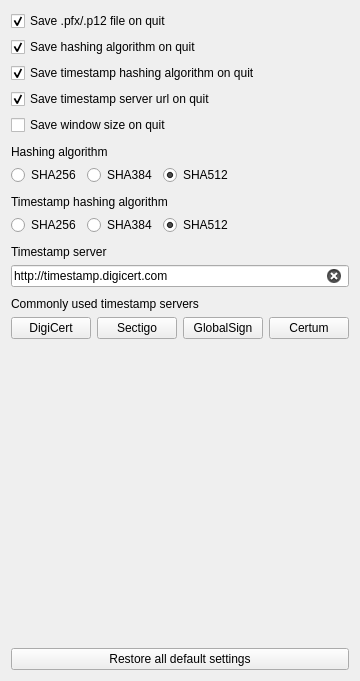
      <widget class="QWidget" name="tabSettings">
       <attribute name="title">
        <string>Settings</string>
       </attribute>
       <layout class="QVBoxLayout" name="verticalLayout_5">
        <item>
         <widget class="QCheckBox" name="checkBoxSavePfxFilePathOnQuit">
          <property name="toolTip">
           <string>Should the last selected .pfx/.p12 file be saved between sessions?</string>
          </property>
          <property name="text">
           <string>Save .pfx/.p12 file on quit</string>
          </property>
          <property name="checked">
           <bool>true</bool>
          </property>
         </widget>
        </item>
        <item>
         <widget class="QCheckBox" name="checkBoxSaveHashAlgoOnQuit">
          <property name="toolTip">
           <string>Should the hashing algorithm setting below be saved between sessions?</string>
          </property>
          <property name="text">
           <string>Save hashing algorithm on quit</string>
          </property>
          <property name="checked">
           <bool>true</bool>
          </property>
         </widget>
        </item>
        <item>
         <widget class="QCheckBox" name="checkBoxSaveTimestampHashAlgoOnQuit">
          <property name="toolTip">
           <string>Should the timestamp hashing algorithm setting below be saved between sessions?</string>
          </property>
          <property name="text">
           <string>Save timestamp hashing algorithm on quit</string>
          </property>
          <property name="checked">
           <bool>true</bool>
          </property>
         </widget>
        </item>
        <item>
         <widget class="QCheckBox" name="checkBoxSaveTimestampServerUrlOnQuit">
          <property name="toolTip">
           <string>Should the timestamp server url below be saved between sessions?</string>
          </property>
          <property name="text">
           <string>Save timestamp server url on quit</string>
          </property>
          <property name="checked">
           <bool>true</bool>
          </property>
         </widget>
        </item>
        <item>
         <widget class="QCheckBox" name="checkBoxSaveWindowSizeOnQuit">
          <property name="text">
           <string>Save window size on quit</string>
          </property>
         </widget>
        </item>
        <item>
         <layout class="QVBoxLayout" name="verticalLayoutHashAlgo">
          <property name="topMargin">
           <number>4</number>
          </property>
          <item>
           <widget class="QLabel" name="labelHashAlgo">
            <property name="text">
             <string>Hashing algorithm</string>
            </property>
           </widget>
          </item>
          <item>
           <layout class="QHBoxLayout" name="horizontalLayoutHashAlgo">
            <item>
             <widget class="QRadioButton" name="radioButtonHashAlgoSHA256">
              <property name="text">
               <string>SHA256</string>
              </property>
              <property name="checked">
               <bool>false</bool>
              </property>
              <attribute name="buttonGroup">
               <string notr="true">buttonGroupHashAlgo</string>
              </attribute>
             </widget>
            </item>
            <item>
             <widget class="QRadioButton" name="radioButtonHashAlgoSHA384">
              <property name="text">
               <string>SHA384</string>
              </property>
              <attribute name="buttonGroup">
               <string notr="true">buttonGroupHashAlgo</string>
              </attribute>
             </widget>
            </item>
            <item>
             <widget class="QRadioButton" name="radioButtonHashAlgoSHA512">
              <property name="text">
               <string>SHA512</string>
              </property>
              <property name="checked">
               <bool>true</bool>
              </property>
              <attribute name="buttonGroup">
               <string notr="true">buttonGroupHashAlgo</string>
              </attribute>
             </widget>
            </item>
            <item>
             <spacer name="horizontalSpacerHashAlgo">
              <property name="orientation">
               <enum>Qt::Horizontal</enum>
              </property>
              <property name="sizeHint" stdset="0">
               <size>
                <width>40</width>
                <height>20</height>
               </size>
              </property>
             </spacer>
            </item>
           </layout>
          </item>
         </layout>
        </item>
        <item>
         <layout class="QVBoxLayout" name="verticalLayoutTimestampHashAlgo">
          <property name="topMargin">
           <number>4</number>
          </property>
          <item>
           <widget class="QLabel" name="labelTimestampHashAlgo">
            <property name="toolTip">
             <string>The digest algorithm to use by the RFC 3161 timestamp server (this is no guarantee: some servers ignore this parameter entirely).</string>
            </property>
            <property name="text">
             <string>Timestamp hashing algorithm</string>
            </property>
           </widget>
          </item>
          <item>
           <layout class="QHBoxLayout" name="horizontalLayoutTimestampHashAlgo">
            <item>
             <widget class="QRadioButton" name="radioButtonTimestampHashAlgoSHA256">
              <property name="text">
               <string>SHA256</string>
              </property>
              <property name="checked">
               <bool>false</bool>
              </property>
              <attribute name="buttonGroup">
               <string notr="true">buttonGroupTimestampHashAlgo</string>
              </attribute>
             </widget>
            </item>
            <item>
             <widget class="QRadioButton" name="radioButtonTimestampHashAlgoSHA384">
              <property name="text">
               <string>SHA384</string>
              </property>
              <attribute name="buttonGroup">
               <string notr="true">buttonGroupTimestampHashAlgo</string>
              </attribute>
             </widget>
            </item>
            <item>
             <widget class="QRadioButton" name="radioButtonTimestampHashAlgoSHA512">
              <property name="text">
               <string>SHA512</string>
              </property>
              <property name="checked">
               <bool>true</bool>
              </property>
              <attribute name="buttonGroup">
               <string notr="true">buttonGroupTimestampHashAlgo</string>
              </attribute>
             </widget>
            </item>
            <item>
             <spacer name="horizontalSpacerTimestampHashAlgo">
              <property name="orientation">
               <enum>Qt::Horizontal</enum>
              </property>
              <property name="sizeHint" stdset="0">
               <size>
                <width>40</width>
                <height>20</height>
               </size>
              </property>
             </spacer>
            </item>
           </layout>
          </item>
         </layout>
        </item>
        <item>
         <layout class="QVBoxLayout" name="verticalLayoutTimestampServer">
          <property name="topMargin">
           <number>4</number>
          </property>
          <item>
           <widget class="QLabel" name="labelTimestampServer">
            <property name="text">
             <string>Timestamp server</string>
            </property>
           </widget>
          </item>
          <item>
           <widget class="QLineEdit" name="lineEditTimestampServer">
            <property name="text">
             <string>http://timestamp.digicert.com</string>
            </property>
            <property name="placeholderText">
             <string>http://timestamp.digicert.com</string>
            </property>
            <property name="clearButtonEnabled">
             <bool>true</bool>
            </property>
           </widget>
          </item>
         </layout>
        </item>
        <item>
         <layout class="QVBoxLayout" name="verticalLayoutTimestampServerUrlShortcutButtons">
          <property name="topMargin">
           <number>4</number>
          </property>
          <item>
           <widget class="QLabel" name="labelCommonlyUsedTimestampServers">
            <property name="text">
             <string>Commonly used timestamp servers</string>
            </property>
           </widget>
          </item>
          <item>
           <layout class="QHBoxLayout" name="horizontalLayoutTimestampServerUrlShortcutButtons">
            <item>
             <widget class="QPushButton" name="pushButtonPasteDigiCertTimestampServer">
              <property name="text">
               <string>DigiCert</string>
              </property>
             </widget>
            </item>
            <item>
             <widget class="QPushButton" name="pushButtonPasteSectigoTimestampServer">
              <property name="text">
               <string>Sectigo</string>
              </property>
             </widget>
            </item>
            <item>
             <widget class="QPushButton" name="pushButtonPasteGlobalSignTimestampServer">
              <property name="text">
               <string>GlobalSign</string>
              </property>
             </widget>
            </item>
            <item>
             <widget class="QPushButton" name="pushButtonPasteCertumTimestampServer">
              <property name="text">
               <string>Certum</string>
              </property>
             </widget>
            </item>
           </layout>
          </item>
         </layout>
        </item>
        <item>
         <spacer name="verticalSpacerSettings">
          <property name="orientation">
           <enum>Qt::Vertical</enum>
          </property>
          <property name="sizeHint" stdset="0">
           <size>
            <width>20</width>
            <height>303</height>
           </size>
          </property>
         </spacer>
        </item>
        <item>
         <widget class="QPushButton" name="pushButtonRevertAllSettingsToDefaultValues">
          <property name="toolTip">
           <string>This button reverts all the above settings to their default values.</string>
          </property>
          <property name="text">
           <string>Restore all default settings</string>
          </property>
         </widget>
        </item>
       </layout>
      </widget>
